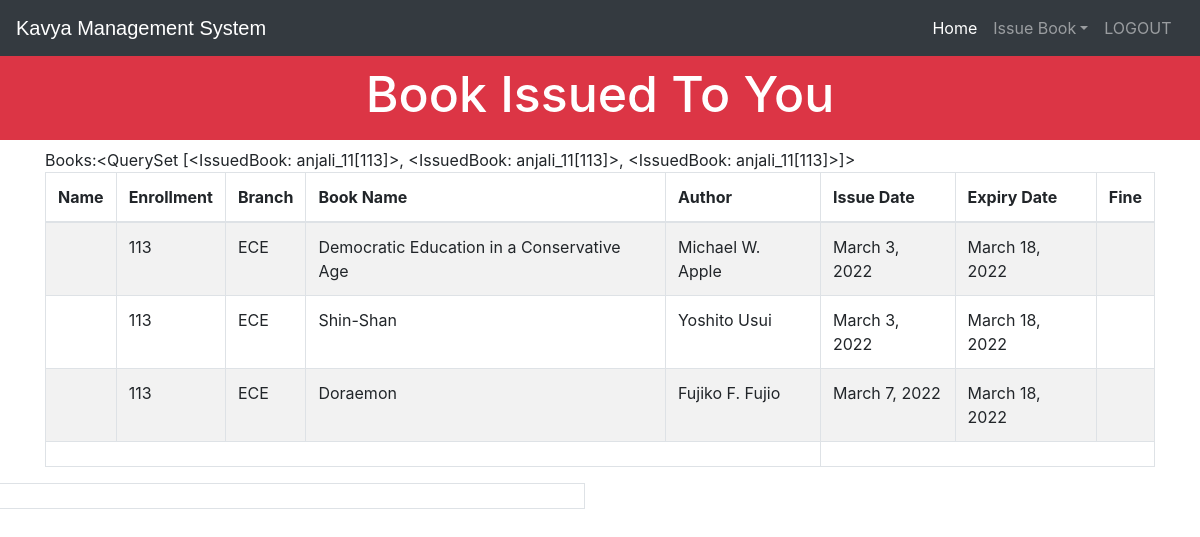
Page /viewissuedbookbystudent (signed in) on the committed database.
### library/models.py (models this page shows, shortened)
class IssuedBook(models.Model):
    student = models.ForeignKey(StudentExtra,on_delete=models.SET_NULL,null=True,blank=True)
    book = models.ForeignKey(Book,on_delete=models.CASCADE,null=True,blank=True)
    issuedate=models.DateField(auto_now=True)
    expirydate=models.DateField(default=get_expiry)
    def __str__(self):
        return str(self.student)

class StudentExtra(models.Model):
    user=models.OneToOneField(User,on_delete=models.CASCADE)
    enrollment = models.CharField(max_length=40)
    branch = models.CharField(max_length=40)
    def __str__(self):
        return str(self.user) + "["+str(self.enrollment)+']'

class Book(models.Model):
    catchoice= [
        ('education', 'Education'),
        ('entertainment', 'Entertainment'),
        ('comics', 'Comics'),
        ('biography', 'Biography'),
        ('history', 'History'),
        ('novel', 'Novel'),
        ('fantasy', 'Fantasy'),
        ('thriller', 'Thriller'),
        ('romance', 'Romance'),
        ('scifi','Sci-Fi')
        ]
    name=models.CharField(max_length=500)
    isbn=models.PositiveIntegerField()
    author=models.CharField(max_length=200)
    category=models.CharField(max_length=200,choices=catchoice,default='education')

### library/views.py (the view)
# urls.py: path('viewissuedbookbystudent', views.viewissuedbookbystudent, name = 'viewissuedbookbystudent'),
@login_required(login_url='studentlogin')
def viewissuedbookbystudent(request):
    issuedbook=models.IssuedBook.objects.filter(student__user__id = request.user.id)
    li1=[]
    li2=[]
    for ib in issuedbook:
        issdate=str(ib.issuedate.day)+'-'+str(ib.issuedate.month)+'-'+str(ib.issuedate.year)
        expdate=str(ib.expirydate.day)+'-'+str(ib.expirydate.month)+'-'+str(ib.expirydate.year)
    days=(date.today()-ib.issuedate)
    print(date.today())
    d=days.days
    fine=0
    book_issued = models.IssuedBook.objects.all()
    if d>15:
            day=d-15
            fine=day*10
    t=(issdate,expdate,fine)
    li2.append(t)
    book_issued = models.IssuedBook.objects.all()
    return render(request,'library/viewissuedbookbystudent.html',{'li1':li1,'li2':li2,'issuedbook':issuedbook})

### library/templates/library/viewissuedbookbystudent.html (shortened to what this page needs)
<!DOCTYPE html>
<html lang="en" dir="ltr">
  <head>
  </head>
  <body>
  {% include "library/navbarstudent.html" %}<br><br>
  <h3 class="p-3 mb-2 bg-danger text-white" style = 'font-size: 50px;text-align:center;'>Book Issued To You</h3>
<div class="row">
    {% if issuedbook %}
    <div class="container">
      <table class="table table-hover table-condensed table-striped table-bordered">
  <thead>
  <tr>
  <th>Name</th>
  <th>Enrollment</th>
  <th>Branch</th>
  <th>Book Name</th>
  <th>Author</th>
  <th>Issue Date</th>
  <th>Expiry Date</th>
  <th>Fine</th>
  </tr>
  </thead>
  <tfoot>
  <tr>
  <td colspan="5">
  </td>
  </tr>
  </tfoot>
  <tbody>
  {% for t in issuedbook %}
<tr>
  <td>{{t.studet.user.first_name}}</td>
  <td>{{t.student.enrollment}}</td>
  <td>{{t.student.branch}}</td>
  <td>{{t.book.name}}</td>
  <td>{{t.book.author}}</td>
  <td>{{t.issuedate}}</td>
  <td>{{t.expirydate}}</td>
  <td>{{Fine}}</td>
</tr>
    {% endfor %}
  </tbody>
  </table>
</div>
<div class="col-lg-6" style="padding-left:0px;">
      <table class="table table-hover table-condensed table-striped table-bordered">
    <tfoot>
    <tr>
    <td colspan="5">
    </td>
    </tr>
    </tfoot>
     </table>
  </div>
    {%else%}
    <h1> No book Issued to you</h1>
    {%endif%}
</div>
<br><br><br><br><br><br>
<br><br><br>
  </body>
</html>

### library/templates/library/navbarstudent.html (shortened to what this page needs)
<!DOCTYPE html>
{% load static %}
<html lang="en">
<head>
<link rel="stylesheet" href="https://stackpath.bootstrapcdn.com/bootstrap/4.3.1/css/bootstrap.min.css">
<link rel="stylesheet" href="https://maxcdn.bootstrapcdn.com/font-awesome/4.7.0/css/font-awesome.min.css">
</head>
<body>
<div class="bs-example">
    <nav class="navbar navbar-expand-md bg-dark navbar-dark fixed-top">
        <a href="/" class="navbar-brand">Kavya Management System</a>
        <div class="collapse navbar-collapse justify-content-between" id="navbarCollapse">
            <div class="navbar-nav">
                <a href="/" class="nav-item nav-link active">Home</a>
                <div class="nav-item dropdown">
                  <a href="#" class="nav-link dropdown-toggle" data-toggle="dropdown">Issue Book</a>
                </div>
                <a href="logout" class="nav-item nav-link">LOGOUT</a> &nbsp
            </div>
        </div>
    </nav>
</div>
</body>
</html>

### library/templates/library/navbarstudent.html (style rules this page uses)
.bs-example { margin: 0px; }
.navbar-brand { font-size: 20px; font-family: sans-serif; }

### rows in the picture
IssuedBook: student.enrollment "113", student.branch "ECE", book.name "Democratic Education in a Conservative Age", book.author "Michael W. Apple", issuedate "March 3, 2022", expirydate "March 18, 2022"
IssuedBook: student.enrollment "113", student.branch "ECE", book.name "Shin-Shan", book.author "Yoshito Usui", issuedate "March 3, 2022", expirydate "March 18, 2022"
IssuedBook: student.enrollment "113", student.branch "ECE", book.name "Doraemon", book.author "Fujiko F. Fujio", issuedate "March 7, 2022", expirydate "March 18, 2022"
